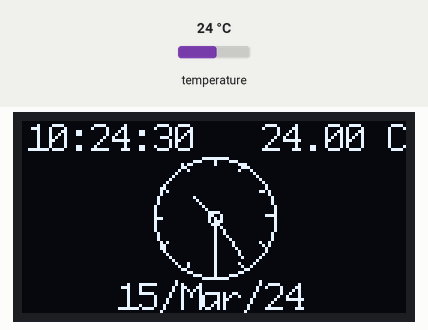
Bench run of a sketch on a simulated Arduino Uno, built with avr-gcc and run on an emulated ATmega328P. Parts: 128×64 one-colour display. Inputs (shaded band) come from the test bench; at power-on: temperature 24 °C. The local clock reads 2024-03-15 10:24:30 at power-on unless the sketch sets it.

Above: at 1.2 s.
1.3 s: temperature set to 12 °C
At 3.3 s:
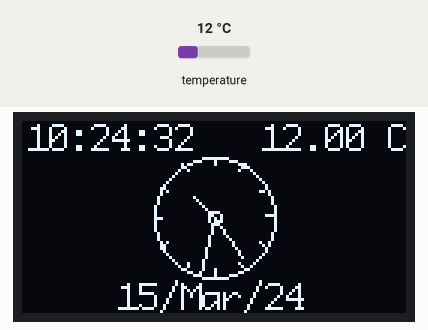
3.5 s: temperature set to 19 °C
At 5.3 s:
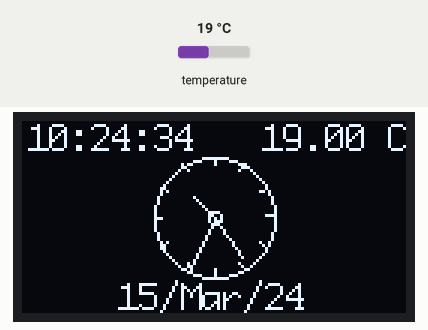
6.0 s: temperature set to 28 °C
At 7.3 s:
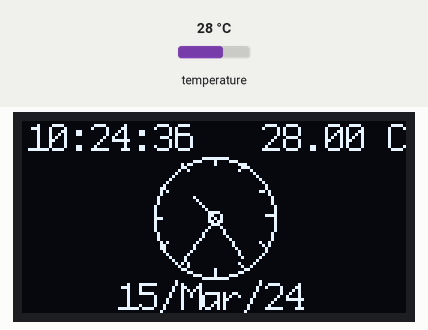
Timing chart, 0 to 9.0 s (numbered marks = the images above; inputs shaded):
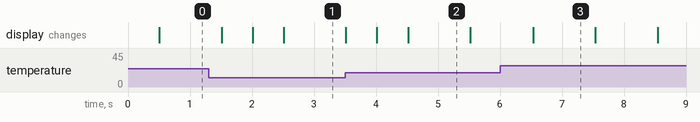

Measured:
- what the display in image 2 shows lasts 1.0 s, from 4.5 s to 5.5 s

The sketch:

DS3231-I2C-OLED--u8glib-UnoR3-analog-clock-OK.ino
```cpp
// displays a dynamic analog clock --- Shows the date,time etc set via the setcommand,....
// Integrated with DS3231 RTC for both real time clock as well as temperature
// BOM: Arduino (pref Uno), DS3231RTC module,0.96inch SSD1306 OLED display
//
// Orig code edited to add support for DS3231 RTC
/******************************************************************************
OLEd Analog Clock using U8GLIB Library

u8glib API ref: https://github.com/olikraus/u8glib/wiki/userreference
visit https://code.google.com/p/u8glib/ for full details of the U8GLIB library and
full instructions for use.
by Chris Rouse Oct 2014
This version uses a smoother font (profont15) and allows the centre of the clock
to be positioned on the screen by altering the variables clockCentreX and clockCentreY
Note:: Sketch uses 58% of program storage space,
       Global variables use 48% of dyamic memory,
       leaving 1,057 bytes for local variables.
Using a IIC 128x64 OLED with SSD1306 chip
Optional Temperature Sensor TMP 36
Wire DS3231 RTC:
  VCC +5v
  GND GND
  SDA Analog pin 4
  SCL Analog pin 5
Wire SSD1306 OLED:
  VCC +5v
  GND GND
  SDA Analog pin 4
  SCL Analog pin 5

Connect ARef to 3.3v on Arduino
******************************************************************************/

  // Add libraries
  #include "U8glib.h"
  #include <Wire.h>
  #include "DS3231.h"


  // setup u8g object
  U8GLIB_SSD1306_128X64 u8g(U8G_I2C_OPT_NONE);  // I2C

  //disable if you want to use Arduino's internal temperature
  bool useRTCforTemp=true;

  DS3231 myRTC ;
  bool Century=false;
  bool h12;
  bool PM;
  byte ADay, AHour, AMinute, ASecond, ABits;
  bool ADy, A12h, Apm;


  char monthString[37]= {"JanFebMarAprMayJunJulAugSepOctNovDec"};
  int  monthIndex[122] ={0,3,6,9,12,15,18,21,24,27,30,33};
  String thisMonth = "";
  String thisTime = "";
  String thisDay="";
  int clockCentreX = 64; // used to fix the centre the analog clock
  int clockCentreY = 32; // used to fix the centre the analog clock

//  //
//  //TMP36 Pin Variables
//  // boolean useTMP36 = true;  // set this to false if you don not use TMP36
//  boolean useTMP36 = false;
//  #define aref_voltage 3.3 // we tie 3.3V to ARef and measure it with a multimeter!
//  int tempPin = 1; //the analog pin the TMP36's Vout (sense) pin is connected to
//  //the resolution is 10 mV / degree centigrade with a
//  //500 mV offset to allow for negative temperatures
//  int tempReading; // the analog reading from the sensor
//  //


void draw(void) {
  //
  // graphic commands to redraw the complete screen should be placed here
  u8g.setFont(u8g_font_profont15);
  //u8g.setFont(u8g_font_6x10);
  //

  //********* display date at bottom of screen
  thisDay = String(myRTC.getDate(), DEC) + "/";
  thisMonth="";
  for (int i=0; i<=2; i++){
    thisMonth += monthString[monthIndex[myRTC.getMonth(Century)-1]+i];
  }
  thisDay=thisDay + thisMonth + "/";
  thisDay=thisDay + String(myRTC.getYear() , DEC);
  const char* newDay = (const char*) thisDay.c_str();
  u8g.drawStr(32,63, newDay);


  // *********display time in digital format
  thisTime="";
  thisTime=String(myRTC.getHour(h12, PM)) + ":";
  if (myRTC.getMinute() < 10){ thisTime=thisTime + "0";} // add leading zero if required
  thisTime=thisTime + String(myRTC.getMinute()) + ":";
  if (myRTC.getSecond() < 10){ thisTime=thisTime + "0";} // add leading zero if required
  thisTime=thisTime + String(myRTC.getSecond());
  const char* newTime = (const char*) thisTime.c_str();
  u8g.drawStr(2,10, newTime);

  // for testing/debugging purposes only
  //Serial.println(newTime);


  // ***********Now draw the clock face
  u8g.drawCircle(clockCentreX, clockCentreY, 20); // main outer circle
  u8g.drawCircle(clockCentreX, clockCentreY, 2);  // small inner circle


  //hour ticks
  for( int z=0; z < 360;z= z + 30 ){
  //Begin at 0° and stop at 360°
    float angle = z ;
    angle=(angle/57.29577951) ; //Convert degrees to radians
    int x2=(clockCentreX+(sin(angle)*20));
    int y2=(clockCentreY-(cos(angle)*20));
    int x3=(clockCentreX+(sin(angle)*(20-2.5)));
    int y3=(clockCentreY-(cos(angle)*(20-2.5)));
    u8g.drawLine(x2,y2,x3,y3);
  }

  // display second hand
  float angle = myRTC.getSecond() *6 ;
  angle=(angle/57.29577951) ; //Convert degrees to radians
  int x3=(clockCentreX+(sin(angle)*(20)));
  int y3=(clockCentreY-(cos(angle)*(20)));
  u8g.drawLine(clockCentreX,clockCentreY,x3,y3);

  // display minute hand
  angle = myRTC.getMinute() * 6 ; // + int((myRTC.second() /60 ) * 6);
  angle=(angle/57.29577951) ; //Convert degrees to radians
  x3=(clockCentreX+(sin(angle)*(20-3)));
  y3=(clockCentreY-(cos(angle)*(20-3)));
  u8g.drawLine(clockCentreX,clockCentreY,x3,y3);

  // display hour hand
  angle = myRTC.getHour(h12, PM) * 30 + int((myRTC.getMinute() / 12) * 6 )   ;
  angle=(angle/57.29577951) ; //Convert degrees to radians
  x3=(clockCentreX+(sin(angle)*(20-11)));
  y3=(clockCentreY-(cos(angle)*(20-11)));
  u8g.drawLine(clockCentreX,clockCentreY,x3,y3);


  //==========Temperature
  // // now add temperature if needed
  // if (useTMP36==true) {
  // //getting the voltage reading from the temperature sensor
  //   tempReading = analogRead(tempPin);
  // // converting that reading to voltage, for 3.3v arduino use 3.3
  //   float voltage = tempReading * aref_voltage;
  //   voltage /= 1024.0;
  // // now print out the temperature
  //   int temperatureC = (voltage - 0.5) * 100 ;  //converting from 10 mv per degree wit 500 mV offset
  //   String thisTemp1 = String(temperatureC) + "C";
  //   // printing output as follows used less program storage space
  //   const char* thisTemp = (const char*) thisTemp1.c_str();
  //   u8g.drawStr(100,10,thisTemp);
  //   // the print command could be used, but uses more memory
  //   //u8g.setPrintPos(100,10);
  //   //u8g.print(thisTemp1);
  // }


  //*********use DS3131 temp sensor OR Arduino internal temp sensor
   String thisTemp1;
   if (useRTCforTemp) {
    thisTemp1 = myRTC.getTemperature();
   } else {
    thisTemp1 = String(GetTemp());
   }

   thisTemp1 = thisTemp1 +  " C";
   // printing output as follows used less program storage space
   const char* thisTemp = (const char*) thisTemp1.c_str();
   u8g.drawStr(80,10,thisTemp);
}

void setup(void) {
  //Serial.begin(9600);
  // If you want to set the aref to something other than 5v
  //  analogReference(EXTERNAL);
  //  Wire.begin();
  //  RTC.begin();
  //  if (! RTC.isrunning()) {
  //    Serial.println("RTC is NOT running!");
  //    // following line sets the RTC to the date & time this sketch was compiled
  //    RTC.adjust(DateTime(__DATE__, __TIME__));
  //  }

  // initial date and time information
  // After the information, comment the line below
  // (seconds, minutes, hour, day of the week, day of the month, month, year)
  //myRTC.setDS1302Time(18, 52, 19, 6, 26, 8, 2017);

}

void loop(void) {
  // picture loop
  u8g.firstPage();
  do {
    draw();
  } while( u8g.nextPage() );

  // rebuild the picture after some delay - we dont need this for real clock
  //delay(1000);
}

  //********for internal temperature sensor
  // https://playground.arduino.cc/Main/InternalTemperatureSensor
double GetTemp(void)
{
  unsigned int wADC;
  double t;

  // The internal temperature has to be used
  // with the internal reference of 1.1V.
  // Channel 8 can not be selected with
  // the analogRead function yet.

  // Set the internal reference and mux.
  ADMUX = (_BV(REFS1) | _BV(REFS0) | _BV(MUX3));
  ADCSRA |= _BV(ADEN);  // enable the ADC

  delay(20);            // wait for voltages to become stable.

  ADCSRA |= _BV(ADSC);  // Start the ADC

  // Detect end-of-conversion
  while (bit_is_set(ADCSRA,ADSC));

  // Reading register "ADCW" takes care of how to read ADCL and ADCH.
  wADC = ADCW;

  // The offset of 324.31 could be wrong. It is just an indication.
  t = (wADC - 324.31 ) / 1.22;

  // The returned temperature is in degrees Celsius.
  return (t);
}
```
